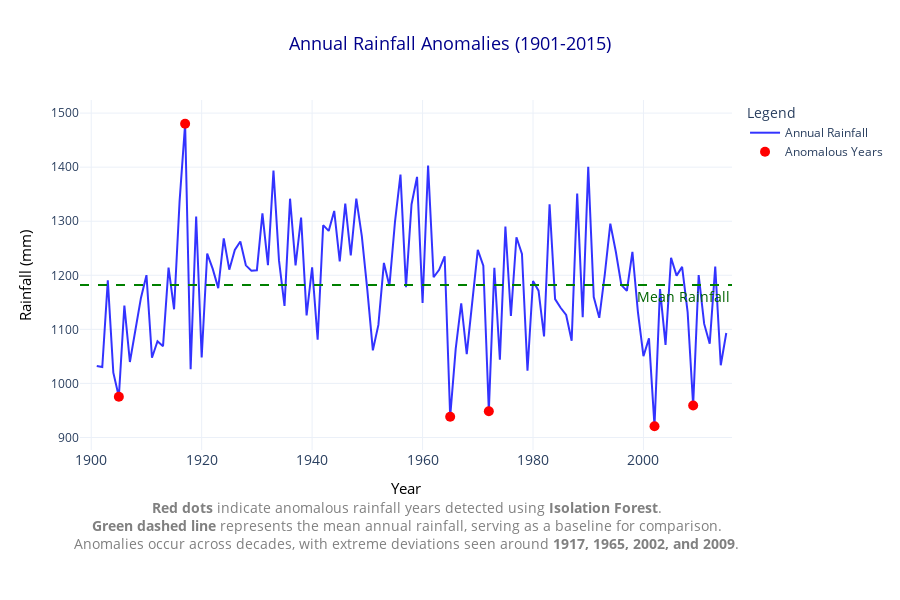

Write notebook code for a chart like this one.
### Markdown cell above
Detecting Anomalies in the Rainfall Trends in India

### Code cell
import plotly.graph_objects as go
from sklearn.ensemble import IsolationForest

# Detect anomalous rainfall years based on annual data
isolation_forest = IsolationForest(contamination=0.05, random_state=42)
df["Annual_Anomaly"] = isolation_forest.fit_predict(df[["ANNUAL"]])

# Identify anomalies in annual rainfall
annual_anomalies = df[df["Annual_Anomaly"] == -1]

# Create figure for annual rainfall anomalies
fig = go.Figure()

# Add annual rainfall data
fig.add_trace(go.Scatter(
    x=df["YEAR"],
    y=df["ANNUAL"],
    mode="lines",
    name="Annual Rainfall",
    line=dict(color="blue", width=2),
    opacity=0.8
))

# Add anomaly points
fig.add_trace(go.Scatter(
    x=annual_anomalies["YEAR"],
    y=annual_anomalies["ANNUAL"],
    mode="markers",
    name="Anomalous Years",
    marker=dict(color="red", size=10, symbol="circle"),
))

# Add mean rainfall reference line
fig.add_hline(
    y=df["ANNUAL"].mean(),
    line_dash="dash",
    line_color="green",
    annotation_text="Mean Rainfall",
    annotation_position="bottom right",
    annotation_font=dict(size=14, color="darkgreen")
)

# Update layout
fig.update_layout(
    title=dict(
        text="Annual Rainfall Anomalies (1901-2015)",
        font=dict(size=18, color="darkblue"),
        x=0.5
    ),
    xaxis=dict(
        title="Year",
        title_font=dict(size=15, color="black"),
        tickfont=dict(size=14)
    ),
    yaxis=dict(
        title="Rainfall (mm)",
        title_font=dict(size=15, color="black"),
        tickfont=dict(size=12)
    ),
    template="plotly_white",
    legend=dict(
        title="Legend",
        font=dict(size=12)
    ),
    height=600,
    width=900,
    margin=dict(l=80, r=50, t=100, b=150)  # Adjust margins to fit subtitle
)

# Add subtitle with better spacing and alignment
fig.add_annotation(
    text="<b>Red dots</b> indicate anomalous rainfall years detected using <b>Isolation Forest</b>.<br>"
         "<b>Green dashed line</b> represents the mean annual rainfall, serving as a baseline for comparison.<br>"
         "Anomalies occur across decades, with extreme deviations seen around <b>1917, 1965, 2002, and 2009</b>.",
    showarrow=False,
    xref="paper",
    yref="paper",
    x=0.5,
    y=-0.30,  # Adjusted to prevent clipping
    font=dict(size=14, color="gray"),
    align="center"
)

# Show plot
fig.show()

### Figure 1 — Plotly figure (JSON) as saved in the notebook; plotly's stock layout.template omitted (floating-point values rounded to 4 significant figures)
{"data": [{"line": {"color": "blue", "width": 2}, "mode": "lines", "name": "Annual Rainfall", "opacity": 0.8, "type": "scatter", "x": [1901, 1902, 1903, 1904, 1905, 1906, 1907, 1908, 1909, 1910, 1911, 1912, 1913, 1914, 1915, 1916, 1917, 1918, 1919, 1920, 1921, 1922, 1923, 1924, 1925, 1926, 1927, 1928, 1929, 1930, 1931, 1932, 1933, 1934, 1935, 1936, 1937, 1938, 1939, 1940, 1941, 1942, 1943, 1944, 1945, 1946, 1947, 1948, 1949, 1950, 1951, 1952, 1953, 1954, 1955, 1956, 1957, 1958, 1959, 1960, 1961, 1962, 1963, 1964, 1965, 1966, 1967, 1968, 1969, 1970, 1971, 1972, 1973, 1974, 1975, 1976, 1977, 1978, 1979, 1980, 1981, 1982, 1983, 1984, 1985, 1986, 1987, 1988, 1989, 1990, 1991, 1992, 1993, 1994, 1995, 1996, 1997, 1998, 1999, 2000, 2001, 2002, 2003, 2004, 2005, 2006, 2007, 2008, 2009, 2010, 2011, 2012, 2013, 2014, 2015], "y": [1032.0, 1030.0, 1190.0, 1020.0, 975.3, 1144.0, 1040.0, 1097.0, 1158.0, 1200.0, 1048.0, 1078.0, 1069.0, 1214.0, 1137.0, 1337.0, 1480.0, 1026.0, 1309.0, 1048.0, 1240.0, 1212.0, 1176.0, 1268.0, 1210.0, 1247.0, 1263.0, 1218.0, 1208.0, 1209.0, 1315.0, 1219.0, 1394.0, 1228.0, 1143.0, 1342.0, 1218.0, 1307.0, 1126.0, 1215.0, 1081.0, 1293.0, 1282.0, 1319.0, 1226.0, 1333.0, 1237.0, 1342.0, 1272.0, 1172.0, 1061.0, 1108.0, 1223.0, 1180.0, 1298.0, 1386.0, 1178.0, 1331, 1382.0, 1149, 1403, 1196.0, 1210.0, 1235.0, 938.4, 1064, 1148.0, 1054.0, 1148.0, 1247, 1218, 948.5, 1214, 1044.0, 1290.0, 1125.0, 1270.0, 1239.0, 1023.0, 1190.0, 1172.0, 1087.0, 1332.0, 1156.0, 1140, 1127.0, 1079.0, 1351, 1122.0, 1401.0, 1160.0, 1121.0, 1202.0, 1296.0, 1244.0, 1182.0, 1171.0, 1244.0, 1132, 1050.0, 1083.0, 920.8, 1174.0, 1071.0, 1232.0, 1199.0, 1216.0, 1132.0, 959.3, 1200.0, 1110.0, 1074.0, 1216.0, 1034.0, 1093.0]}, {"marker": {"color": "red", "size": 10, "symbol": "circle"}, "mode": "markers", "name": "Anomalous Years", "type": "scatter", "x": [1905, 1917, 1965, 1972, 2002, 2009], "y": [975.3, 1480.0, 938.4, 948.5, 920.8, 959.3]}], "layout": {"annotations": [{"font": {"color": "darkgreen", "size": 14}, "showarrow": false, "text": "Mean Rainfall", "x": 1, "xanchor": "right", "xref": "x domain", "y": 1182.0, "yanchor": "top", "yref": "y"}, {"align": "center", "font": {"color": "gray", "size": 14}, "showarrow": false, "text": "<b>Red dots</b> indicate anomalous rainfall years detected using <b>Isolation Forest</b>.<br><b>Green dashed line</b> represents the mean annual rainfall, serving as a baseline for comparison.<br>Anomalies occur across decades, with extreme deviations seen around <b>1917, 1965, 2002, and 2009</b>.", "x": 0.5, "xref": "paper", "y": -0.3, "yref": "paper"}], "height": 600, "legend": {"font": {"size": 12}, "title": {"text": "Legend"}}, "margin": {"b": 150, "l": 80, "r": 50, "t": 100}, "shapes": [{"line": {"color": "green", "dash": "dash"}, "type": "line", "x0": 0, "x1": 1, "xref": "x domain", "y0": 1182.0, "y1": 1182.0, "yref": "y"}], "title": {"font": {"color": "darkblue", "size": 18}, "text": "Annual Rainfall Anomalies (1901-2015)", "x": 0.5}, "width": 900, "xaxis": {"tickfont": {"size": 14}, "title": {"font": {"color": "black", "size": 15}, "text": "Year"}}, "yaxis": {"tickfont": {"size": 12}, "title": {"font": {"color": "black", "size": 15}, "text": "Rainfall (mm)"}}}}
